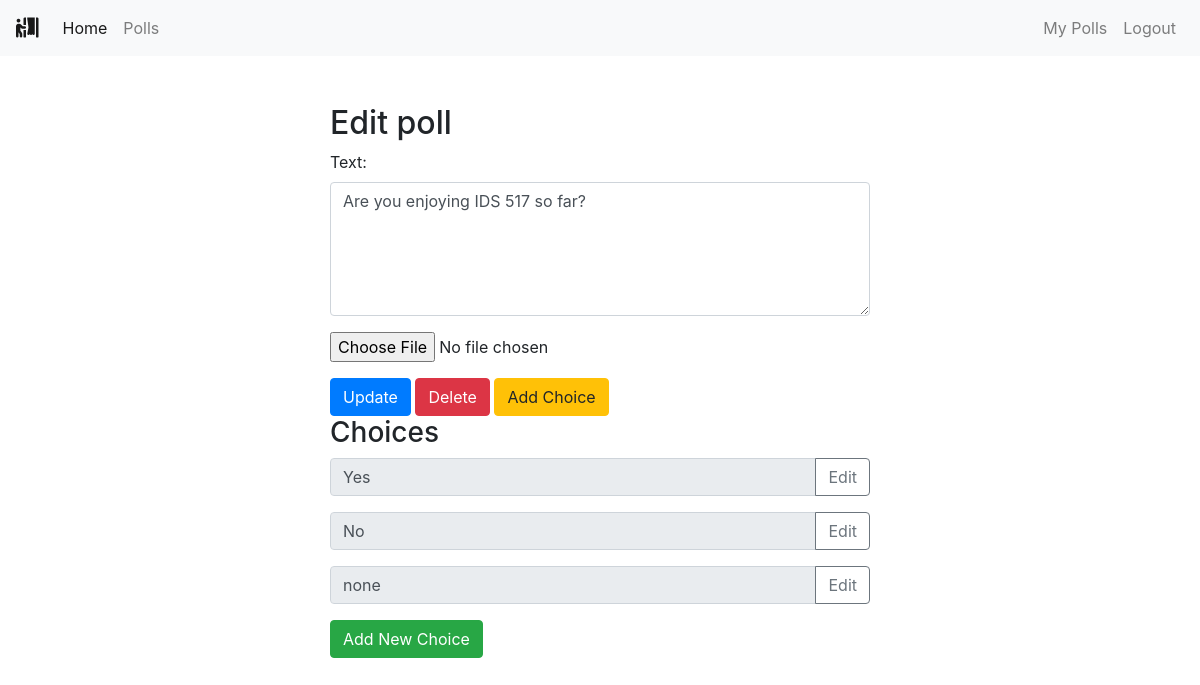
Screenshot of /polls/edit/1/ (signed in) with the database file from the repository.
### polls/models.py (models this page shows, shortened)
class Poll(models.Model):
    owner = models.ForeignKey(User, on_delete=models.CASCADE)
    text = models.TextField()
    pub_date = models.DateTimeField(default=timezone.now)
    active = models.BooleanField(default=True)
    created_at = models.DateTimeField(auto_now_add=True)
    image = models.ImageField(upload_to='polls_images/', blank=True, null=True)

class Choice(models.Model):
    poll = models.ForeignKey(Poll, on_delete=models.CASCADE)
    choice_text = models.CharField(max_length=255)
    created_at = models.DateTimeField(auto_now_add=True)
    updated_at = models.DateTimeField(auto_now=True)

### polls/views.py (the view)
# urls.py: path('edit/<int:poll_id>/', views.polls_edit, name='edit'),
@login_required
def polls_edit(request, poll_id):
    poll = get_object_or_404(Poll, pk=poll_id)
    if request.user != poll.owner:
        return redirect('home')
    if request.method == 'POST':
        form = EditPollForm(request.POST, request.FILES, instance=poll)
        if form.is_valid():
            updated_poll = form.save()
            messages.success(request, "Poll Updated successfully.", extra_tags='alert alert-success alert-dismissible fade show')
            return redirect("polls:list")
        else:
            messages.error(request, "Error updating the poll.", extra_tags='alert alert-danger alert-dismissible fade show')
    else:
        form = EditPollForm(instance=poll)
    return render(request, "polls/poll_edit.html", {'form': form, 'poll': poll})

### polls/forms.py
class EditPollForm(forms.ModelForm):
    class Meta:
        model = Poll
        fields = ['text', 'image']
        widgets = {
            'text': forms.Textarea(attrs={'class': 'form-control', 'rows': 5, 'cols': 20}),
        }

### polls/templates/polls/poll_edit.html (shortened to what this page needs)
{% extends 'base.html' %}
{% block content %}
<div class="container">
    <div class="row center">
        <div class="col-md-6 offset-md-3">
            <h2>Edit poll</h2>
            <form action="" method="POST" enctype="multipart/form-data">
                <div class="form-group">
                    {{ form.text.label_tag }}
                    {{ form.text }}
                </div>
                <div class="form-group">
                    {{ form.image }}
                </div>
                <button type="submit" class="btn btn-primary">Update</button>
                <a class="btn btn-danger" href="{% url 'polls:delete_poll' poll.id %}" role="button" onclick="return confirm('Are you sure?')">Delete</a>
                <a class="btn btn-warning" href="{% url 'polls:add_choice' poll.id %}" role="button">Add Choice</a>
            </form>
           <h3>Choices</h3>
           <div class="choices">
               {% for choice in poll.choice_set.all %}
               <div class="input-group mb-3">
                   <input type="text" class="form-control" value="{{ choice.choice_text }}" readonly>
                   <div class="input-group-append">
                       <a href="{% url 'polls:choice_edit' choice.id %}" class="btn btn-outline-secondary" type="button">Edit</a>
                   </div>
               </div>
               {% endfor %}
           </div>
           <a class="btn btn-success" href="{% url 'polls:add_choice' poll.id %}" role="button">Add New Choice</a>
       </div>
   </div>
</div>
{% endblock %}

### rows the page displays
Poll: text "Are you enjoying IDS 517 so far?"
Choice: choice_text "Yes"
Choice: choice_text "No"
Choice: choice_text "none"
